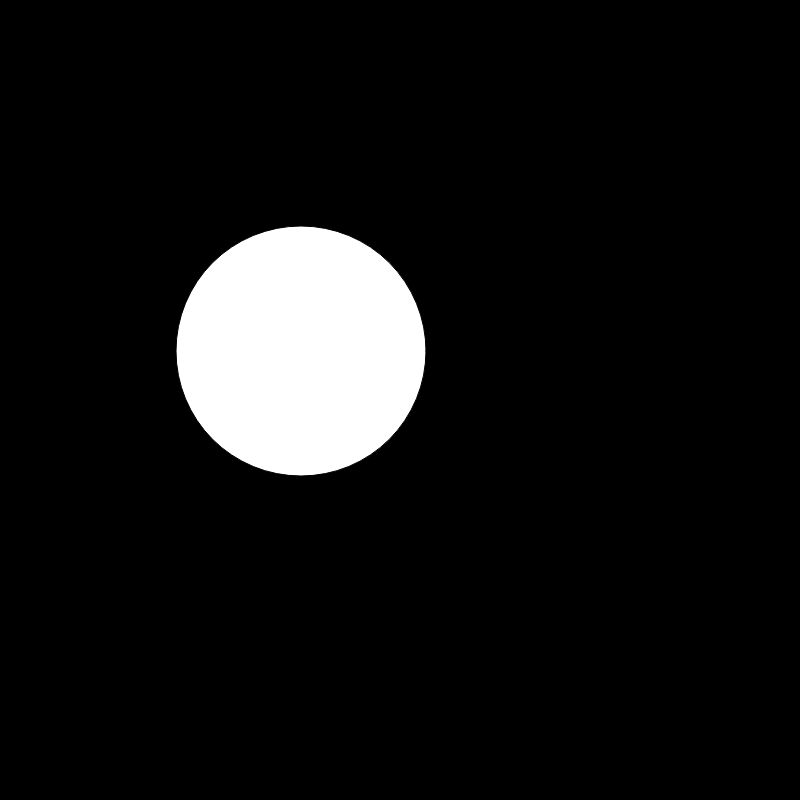
Frame 1 (no input)
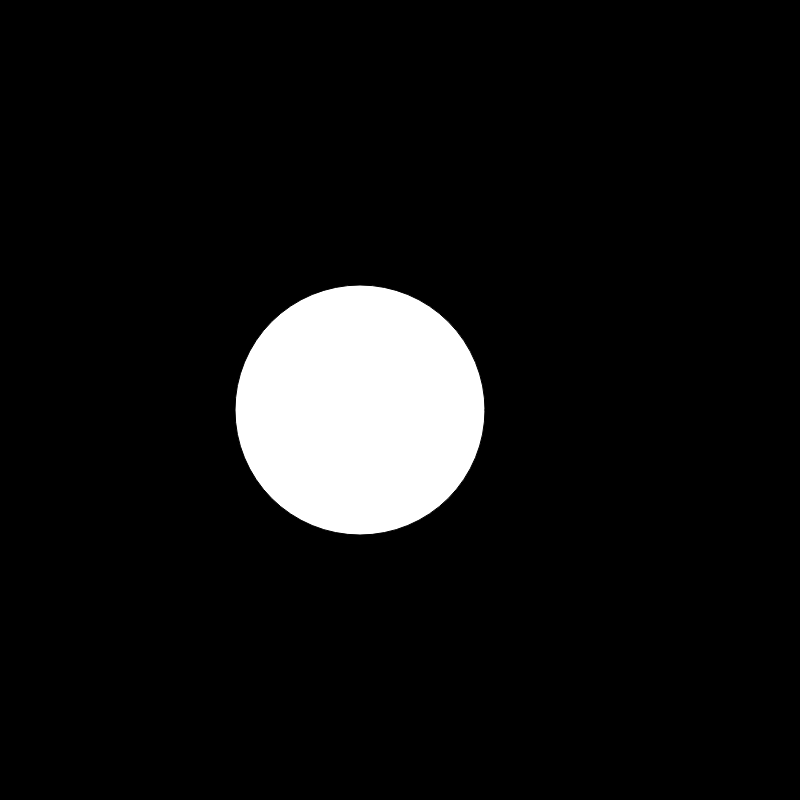
Frame 60 (no input)
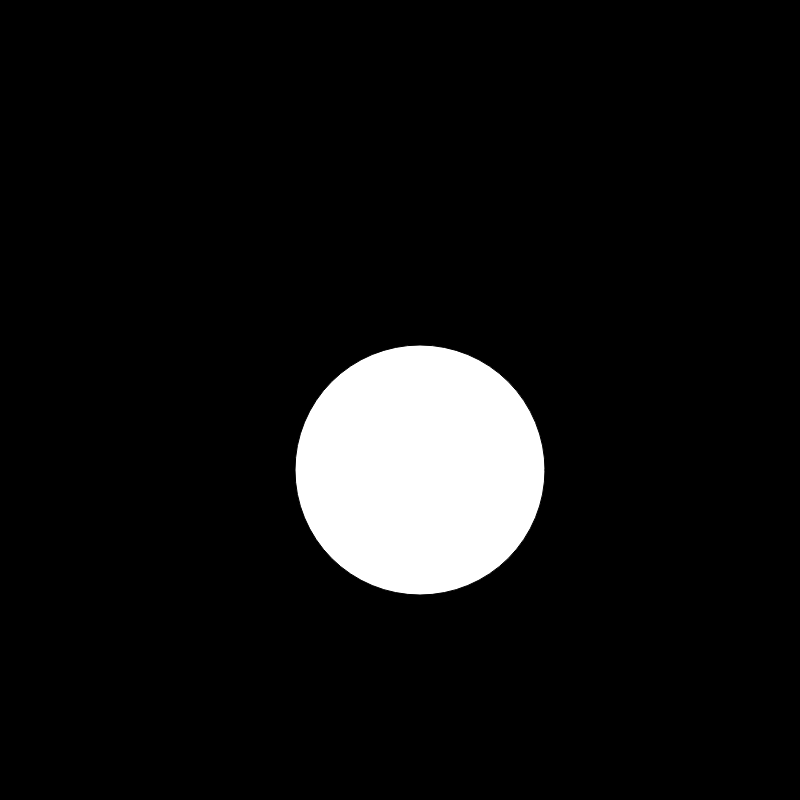
Frame 120 (the mouse pressed at the canvas centre since frame 60)

The p5.js sketch that drew these frames (run headless with seeded random() and noise() and a simulated clock; from frame 60 on, the mouse is pressed at the canvas centre):

// p5.js sketch
// ── sketch.js
var a;

function setup() {
  createCanvas(800, 800);
  a = new Agent();
}

function draw() {
  background(0);
  a.update();
  a.draw();
}

function Agent() {
  this.position = {x:300, y:350}; // position of the agent
  this.velocity = {x:1, y:1};     // velocity (speed) of the agent
  this.radius = 250;              // radius of the agent
  
  // add velocity to the position to move the circle
  this.update = function() {
    this.position.x += this.velocity.x;
    this.position.y += this.velocity.y;
  }
  
  // draw the agent
  this.draw = function() {
    ellipse(this.position.x, this.position.y, this.radius, this.radius);
  }
}
